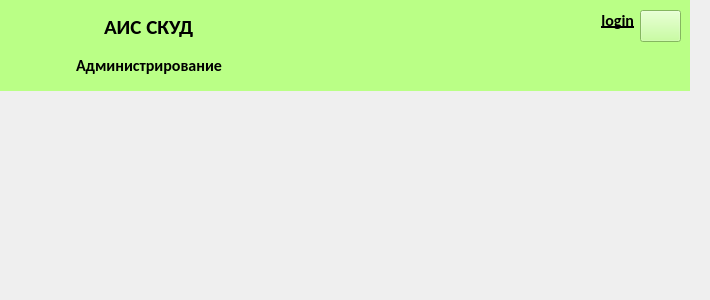
<?xml version="1.0" encoding="UTF-8"?>
<ui version="4.0">
 <class>AdminWindow</class>
 <widget class="QWidget" name="AdminWindow">
  <property name="geometry">
   <rect>
    <x>0</x>
    <y>0</y>
    <width>710</width>
    <height>300</height>
   </rect>
  </property>
  <property name="minimumSize">
   <size>
    <width>710</width>
    <height>300</height>
   </size>
  </property>
  <property name="maximumSize">
   <size>
    <width>710</width>
    <height>300</height>
   </size>
  </property>
  <property name="windowTitle">
   <string>ACMS</string>
  </property>
  <property name="windowIcon">
   <iconset resource="lw.qrc">
    <normaloff>:/labels/label.png</normaloff>:/labels/label.png</iconset>
  </property>
  <widget class="QFrame" name="frame">
   <property name="geometry">
    <rect>
     <x>0</x>
     <y>0</y>
     <width>690</width>
     <height>91</height>
    </rect>
   </property>
   <property name="minimumSize">
    <size>
     <width>690</width>
     <height>91</height>
    </size>
   </property>
   <property name="maximumSize">
    <size>
     <width>690</width>
     <height>91</height>
    </size>
   </property>
   <property name="layoutDirection">
    <enum>Qt::LayoutDirection::LeftToRight</enum>
   </property>
   <property name="autoFillBackground">
    <bool>false</bool>
   </property>
   <property name="styleSheet">
    <string notr="true">background-color: rgb(186, 255, 134);</string>
   </property>
   <property name="frameShape">
    <enum>QFrame::Shape::NoFrame</enum>
   </property>
   <property name="frameShadow">
    <enum>QFrame::Shadow::Plain</enum>
   </property>
   <layout class="QGridLayout" name="gridLayout">
    <item row="0" column="0">
     <widget class="QLabel" name="label">
      <property name="minimumSize">
       <size>
        <width>61</width>
        <height>71</height>
       </size>
      </property>
      <property name="maximumSize">
       <size>
        <width>61</width>
        <height>71</height>
       </size>
      </property>
      <property name="text">
       <string/>
      </property>
      <property name="pixmap">
       <pixmap resource="lw.qrc">:/labels/label.png</pixmap>
      </property>
      <property name="scaledContents">
       <bool>true</bool>
      </property>
      <property name="alignment">
       <set>Qt::AlignmentFlag::AlignCenter</set>
      </property>
     </widget>
    </item>
    <item row="0" column="1">
     <layout class="QVBoxLayout" name="verticalLayout">
      <item alignment="Qt::AlignmentFlag::AlignHCenter">
       <widget class="QLabel" name="label_3">
        <property name="font">
         <font>
          <family>Carlito</family>
          <pointsize>16</pointsize>
          <bold>true</bold>
         </font>
        </property>
        <property name="text">
         <string>АИС СКУД</string>
        </property>
       </widget>
      </item>
      <item alignment="Qt::AlignmentFlag::AlignHCenter">
       <widget class="QLabel" name="label_2">
        <property name="font">
         <font>
          <family>Carlito</family>
          <pointsize>12</pointsize>
          <bold>true</bold>
         </font>
        </property>
        <property name="text">
         <string>Администрирование</string>
        </property>
       </widget>
      </item>
     </layout>
    </item>
    <item row="0" column="2">
     <spacer name="horizontalSpacer">
      <property name="orientation">
       <enum>Qt::Orientation::Horizontal</enum>
      </property>
      <property name="sizeHint" stdset="0">
       <size>
        <width>40</width>
        <height>20</height>
       </size>
      </property>
     </spacer>
    </item>
    <item row="0" column="3">
     <layout class="QHBoxLayout" name="horizontalLayout">
      <item alignment="Qt::AlignmentFlag::AlignRight|Qt::AlignmentFlag::AlignTop">
       <widget class="QLabel" name="llogin">
        <property name="minimumSize">
         <size>
          <width>130</width>
          <height>20</height>
         </size>
        </property>
        <property name="maximumSize">
         <size>
          <width>130</width>
          <height>20</height>
         </size>
        </property>
        <property name="font">
         <font>
          <family>Carlito</family>
          <pointsize>12</pointsize>
          <bold>true</bold>
          <underline>true</underline>
         </font>
        </property>
        <property name="layoutDirection">
         <enum>Qt::LayoutDirection::LeftToRight</enum>
        </property>
        <property name="text">
         <string>login</string>
        </property>
        <property name="alignment">
         <set>Qt::AlignmentFlag::AlignRight|Qt::AlignmentFlag::AlignTrailing|Qt::AlignmentFlag::AlignVCenter</set>
        </property>
       </widget>
      </item>
      <item alignment="Qt::AlignmentFlag::AlignRight|Qt::AlignmentFlag::AlignTop">
       <widget class="QPushButton" name="btnlogout">
        <property name="minimumSize">
         <size>
          <width>41</width>
          <height>32</height>
         </size>
        </property>
        <property name="maximumSize">
         <size>
          <width>41</width>
          <height>32</height>
         </size>
        </property>
        <property name="text">
         <string/>
        </property>
        <property name="icon">
         <iconset resource="lw.qrc">
          <normaloff>:/labels/logout.png</normaloff>:/labels/logout.png</iconset>
        </property>
       </widget>
      </item>
     </layout>
    </item>
   </layout>
  </widget>
 </widget>
 <resources>
  <include location="lw.qrc"/>
 </resources>
 <connections/>
</ui>
